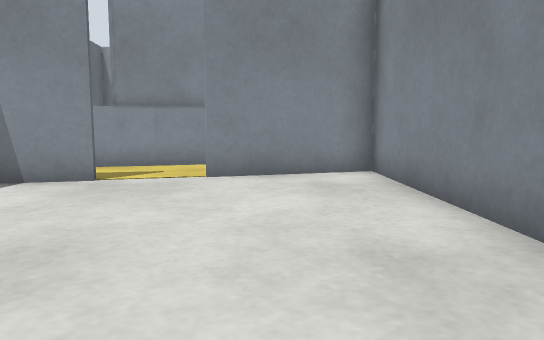
[1] (above)

16 first-person views from a walk through a robot-simulator world made for Gazebo. The camera is 0.5 m above the floor, tilts 6° down and sees 70° across. The floor is counted in squares, 0.5 m on a side. Each view is taken from the middle of a square. On the plan, view 1 faces up. The plan holds only what a view shows up to about 13 squares ahead; the rest is blank. The place goes on beyond the plan.

[2]
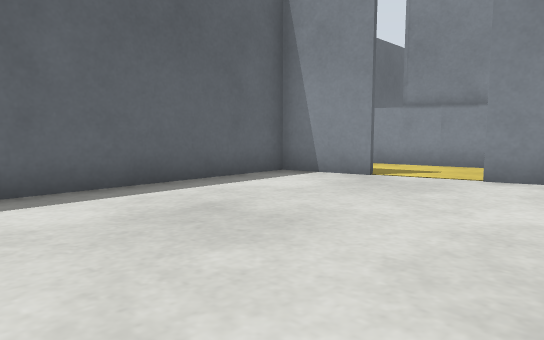

[3]
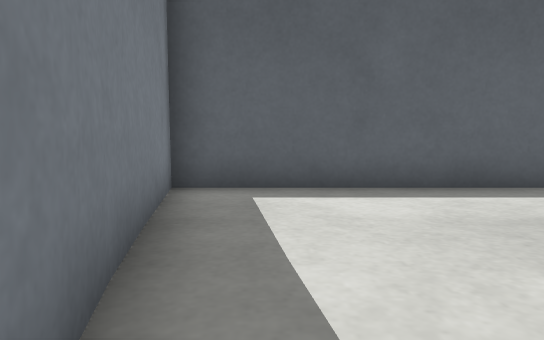

[4]
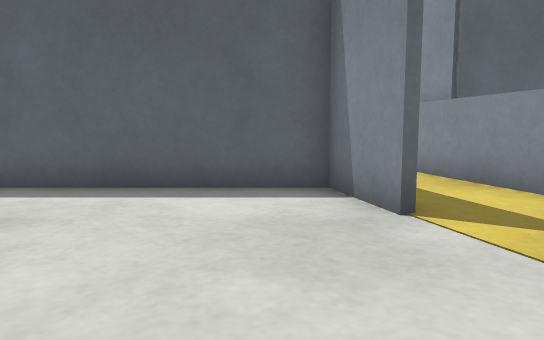

[5]
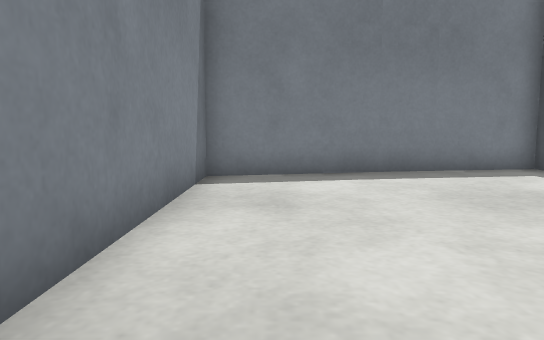

[6]
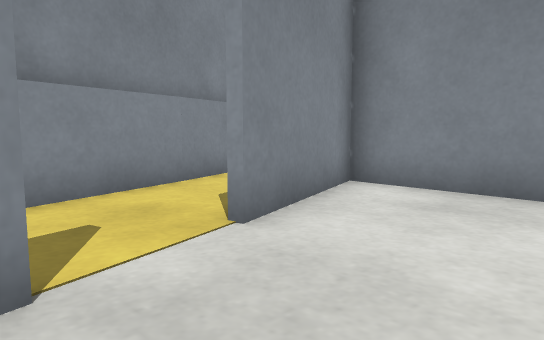

[7]
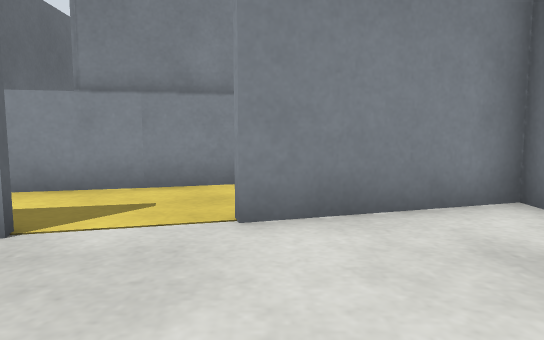

[8]
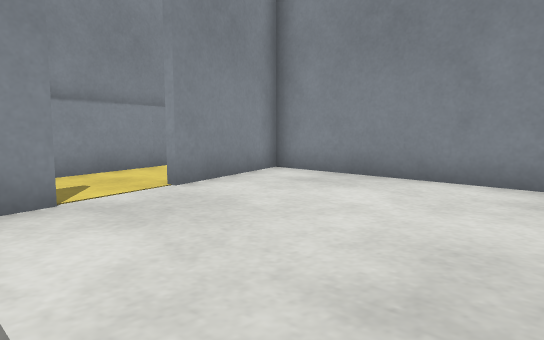

[9]
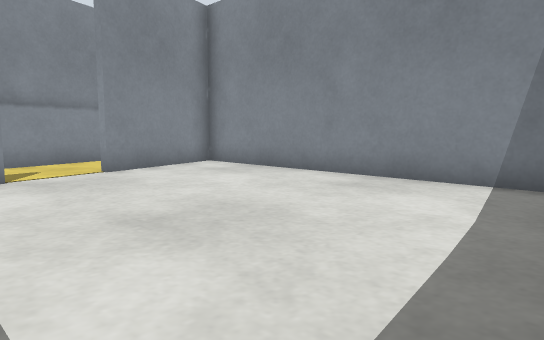

[10]
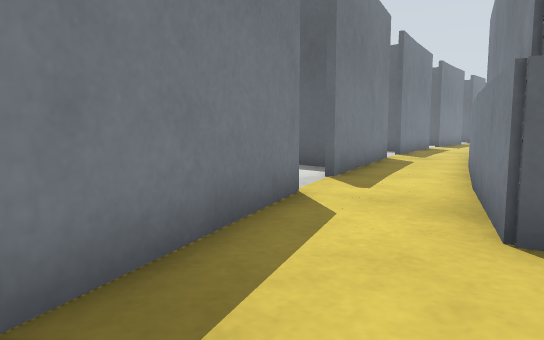

[11]
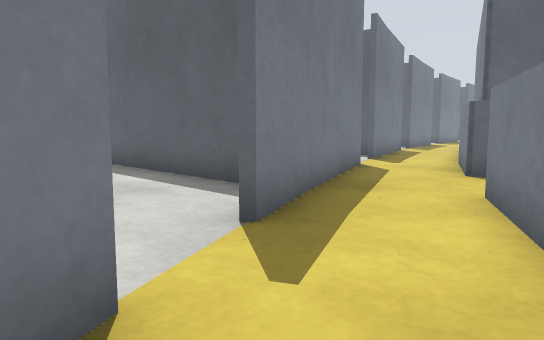

[12]
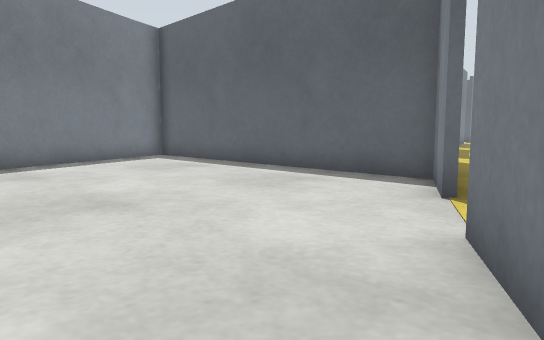

[13]
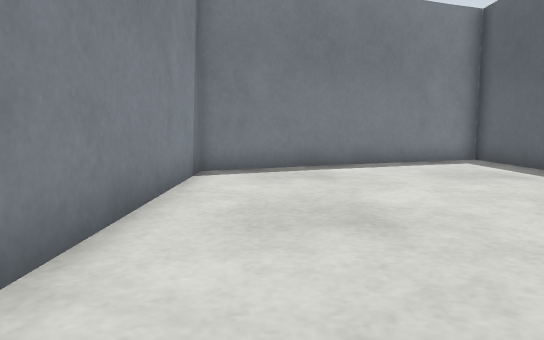

[14]
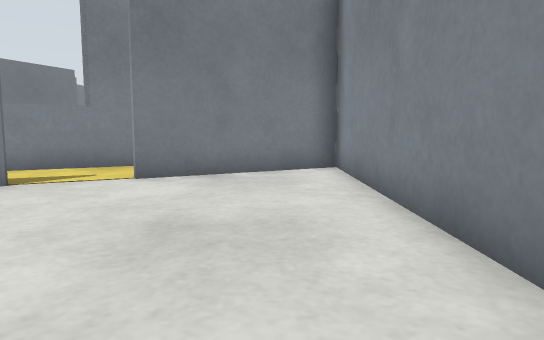

[15]
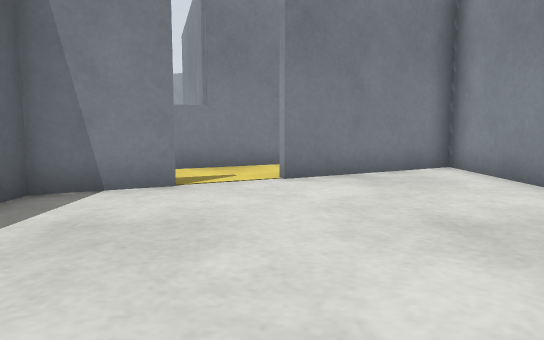

[16]
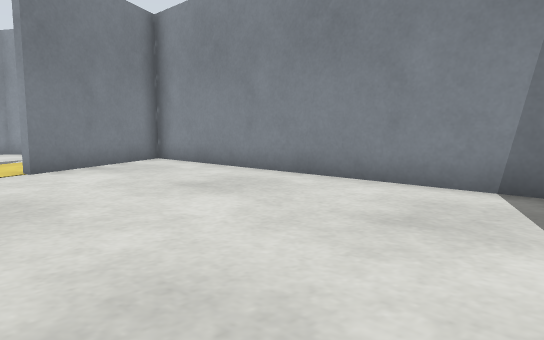

### Floor plan
Points are (right, up) in squares from view 1. A wall is a line through its corners. A room is listed if a view was taken in it or the views show most of it. See-through windows are left out.
Room 1 (views 1, 2, 3, 4, 5, 6, 7, 8, 9)
walls: (-5.6, 6.5) (-5.6, -2) (-3.3, -1.5); (-7.6, 12) (-7.5, 9.9); (1.4, 12.4) (-4.2, 10.5); (-1.5, -1.1) (2.4, -0.2) (2.4, 8.5); (-7.8, 17.4) (-7.7, 13.8)
ways out: opening at (2.5, 10.5) to room 3
objects: grey box (-6, 10) to (-3, 10); grey box (-5, 7) to (-4, 8); grey box (-1, 8) to (2, 9); grey box (-1, 11) to (0, 11)
Room 2 (view 10)
walls: (5.5, 15.1) (5.7, 14.5); (12.8, 18.6) (12.2, 20.4); (8.1, 11.7) (11.3, 13.1)
ways out: opening at (6.5, 13) to room 3; opening at (12, 16) to room 4
objects: grey box (5, 13) to (6, 14); grey box (7, 14) to (7, 16); grey box (10, 15) to (12, 17)
Room 3 (view 11)
walls: (13.5, 3) (15.1, 3.6); (11.3, 4.5) (11.3, 2.5); (18.5, 5) (19.1, 5.2); (19.7, 6.4) (19.7, 7.4); (6.3, 10.9) (8.1, 11.7); (2.6, 8.6) (2.6, 7.6); (5.6, 13.8) (1.4, 12.4)
ways out: opening at (2.5, 10.5) to room 1; opening at (6.5, 13) to room 2; opening at (13, 4.3) to room 4; opening at (14.5, 17.5) to room 4; opening at (18.7, 6) to room 4
objects: grey box (-3, -2) to (-2, -1); grey box (1, 12) to (3, 12); grey box (3, 9) to (4, 10); grey box (11, 2) to (13, 3); grey box (14, 17) to (15, 18); grey box (18, 5) to (19, 6)
Room 4 (views 12, 13, 14, 15, 16)
walls: (11.3, 13.1) (11.3, 4.5); (19.7, 7.4) (19.7, 17.2) (15.2, 14.7); (13.1, 17.4) (12.8, 18.6); (15.1, 3.6) (17.5, 4.6)
low walls: (15.1, 14.9) (15.8, 15.3)
ways out: opening at (12, 16) to room 2; opening at (13, 4.3) to room 3; opening at (14.5, 17.5) to room 3; opening at (18.7, 6) to room 3
objects: grey box (12, 13) to (13, 14); grey box (13, 17)

Positions as (right, up) in squares from view 1, and headings:
1: (0, 0), facing up
2: (1, 0), facing up-left
3: (1, 0), facing left
4: (1, 6), facing left
5: (1, 8), facing down
6: (-4, 5), facing up-right
7: (-1, 4), facing up
8: (-5, 2), facing up-right
9: (-5, -1), facing up-right
10: (11, 15), facing down-left
11: (16, 17), facing down-left
12: (19, 16), facing down-left
13: (18, 15), facing down
14: (18, 7), facing up
15: (15, 7), facing up
16: (13, 5), facing up-right
